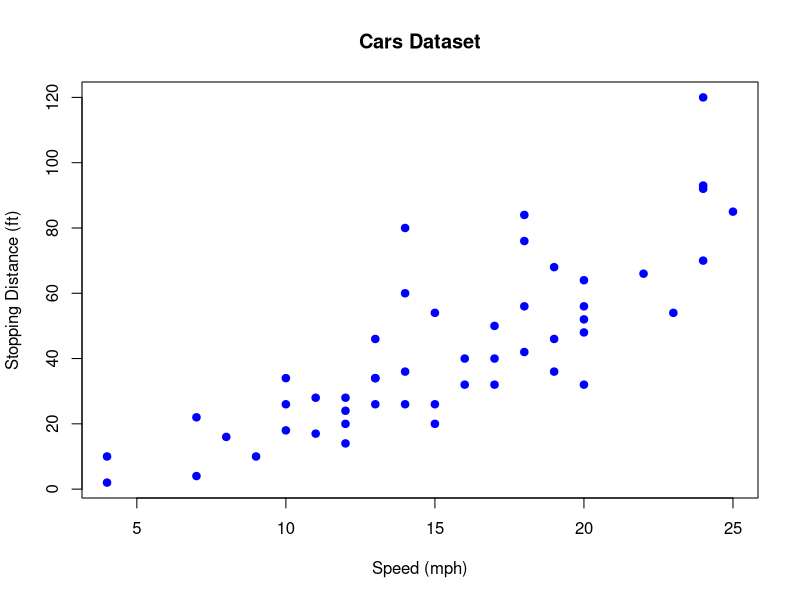
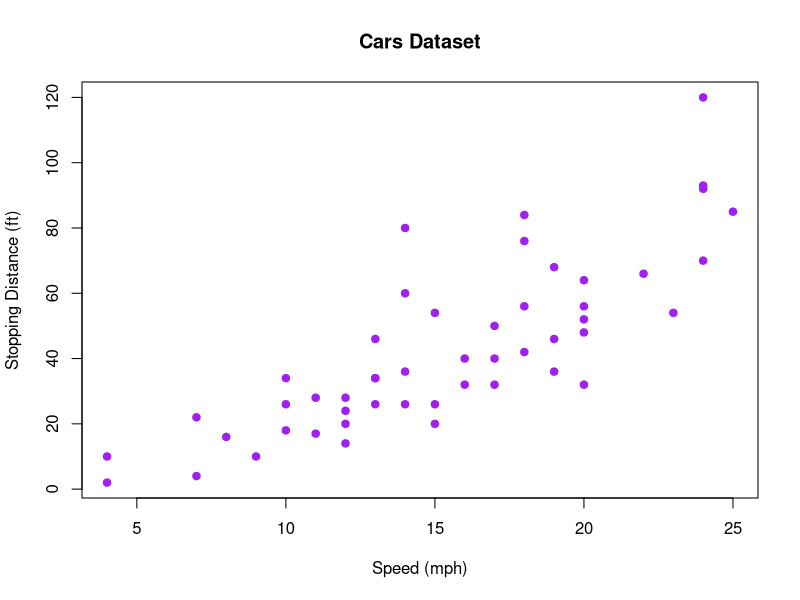

The R script that drew these images, in order:
library(dplyr)
head(cars)

# Summary statistics
summary(cars)

# Simple plot
plot(cars$speed, cars$dist, main = "Cars Dataset",
     xlab = "Speed (mph)", ylab = "Stopping Distance (ft)",
     pch = 19, col = "blue")

     ##changes 

# Simple plot from #1
plot(cars$speed, cars$dist, main = "Cars Dataset",
     xlab = "Speed (mph)", ylab = "Stopping Distance (ft)",
     pch = 19, col = "purple")
